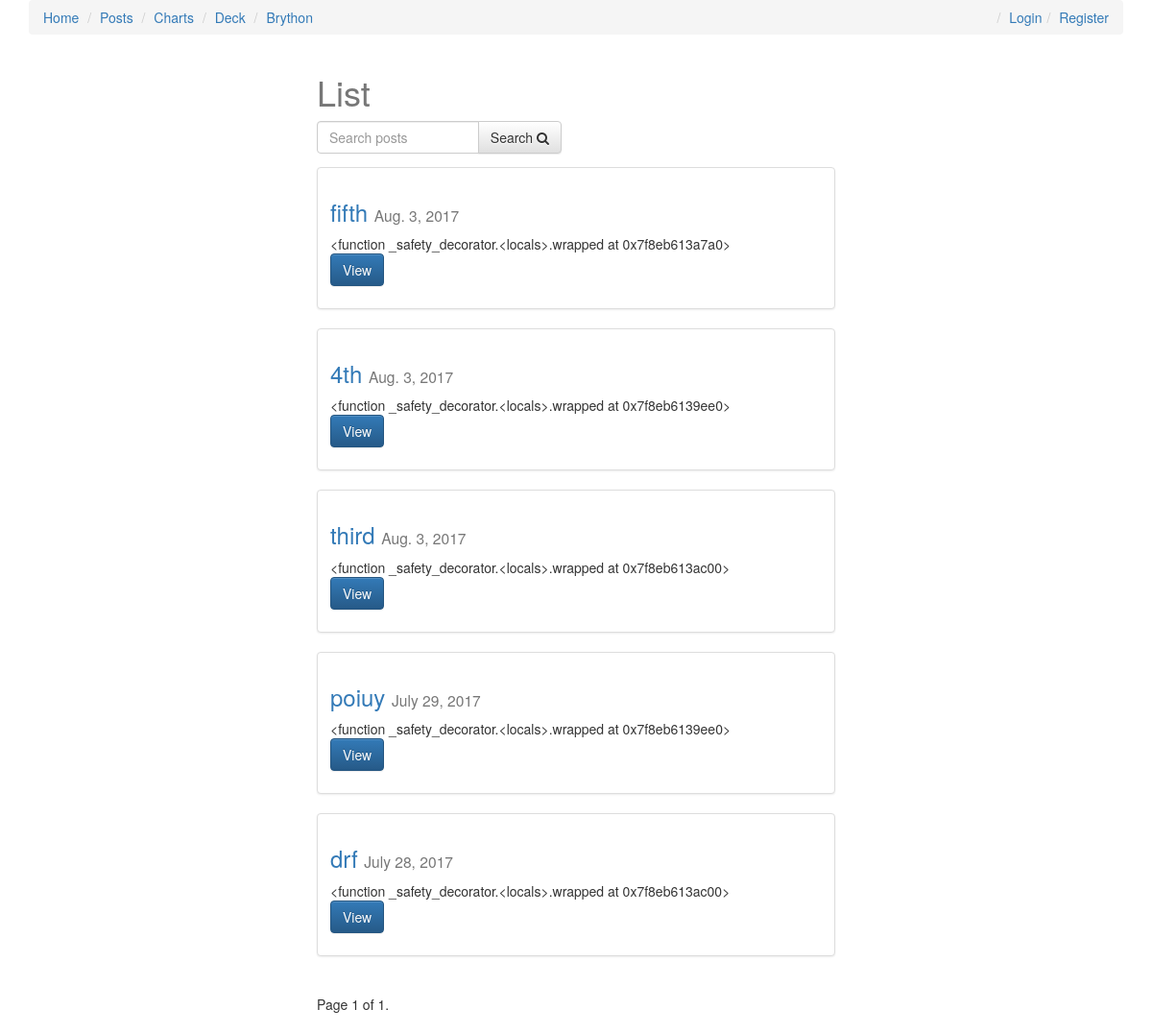
/posts/, run on the app's committed database.
### posts/models.py (models this page shows, shortened)
class Post(models.Model):
    user = models.ForeignKey(settings.AUTH_USER_MODEL, default=1, on_delete=models.CASCADE)
    title = models.CharField(max_length=120)
    slug = models.SlugField(unique=True)
    image = models.ImageField(upload_to=upload_location,
            null=True,
            blank=True,
            width_field="width_field",
            height_field="height_field")
    height_field = models.IntegerField(default=0)
    width_field = models.IntegerField(default=0)
    content = models.TextField()
    draft = models.BooleanField(default=False)
    publish = models.DateField(auto_now=False, auto_now_add=False)
    read_time =  models.IntegerField(default=0) # models.TimeField(null=True, blank=True) #assume minutes
    updated = models.DateTimeField(auto_now=True, auto_now_add=False)
    timestamp = models.DateTimeField(auto_now=False, auto_now_add=True)
    objects = PostManager()
    def get_absolute_url(self):
        return reverse("posts:detail", kwargs={"slug": self.slug})
    class Meta:
        ordering = ["-timestamp", "-updated"]
    def get_markdown(self):
        content = self.content
        markdown_text = markdown(content)
        return mark_safe(markdown_text)

### posts/views.py (the view, shortened to what this page needs)
def post_list(request):
	today = timezone.now().date()
	queryset_list = Post.objects.active() #.order_by("-timestamp")
	if request.user.is_staff or request.user.is_superuser:
		queryset_list = Post.objects.all()
	query = request.GET.get("q")
	paginator = Paginator(queryset_list, 8) # Show 25 contacts per page
	page_request_var = "page"
	page = request.GET.get(page_request_var)
	try:
		queryset = paginator.page(page)
	except PageNotAnInteger:
		queryset = paginator.page(1)
	except EmptyPage:
		queryset = paginator.page(paginator.num_pages)
	context = {
		"object_list": queryset,
		"title": "List",
		"page_request_var": page_request_var,
		"today": today,
	}
	return render(request, "post_list.html", context)

### posts/models.py (called while the page is built)
    def active(self, *args, **kwargs):
        return super(PostManager, self).filter(draft=False).filter(publish__lte=timezone.now())

### templates/post_list.html (shortened to what this page needs)
{% extends "base/base.html" %}
{% block content %}
<div class='col-sm-6 col-sm-offset-3'>
    <h1>{{ title }}</h1>
<form method='GET' action='' class='row'>
        <div class='col-sm-6'>
            <div class='input-group'>
                <input class='form-control' type='text' name='q' placeholder='Search posts' value='{{ request.GET.q }}'/>
                <span class='input-group-btn'>
                    <button class='btn btn-default' type='submit'>Search <i class="fa fa-search"></i></button>
                </span>
            </div>
        </div>
</form>
{% for obj in object_list %}
<div class="row">
  <div class="col-sm-12">
    <div class="thumbnail">
      <div class="caption post-detail-item">
        <h3><a href='{{ obj.get_absolute_url }}'>{{ obj.title }}</a> <small>{{ obj.publish }}</small></h3>
        {{ obj.get_markdown|truncatechars_html:120 }}
        <p><a href="{{ obj.get_absolute_url }}" class="btn btn-primary" role="button">View</a></p>
      </div>
    </div>
  </div>
</div>
{% endfor %}
<div class="pagination">
    <span class="step-links">
        <span class="current">
            Page {{ object_list.number }} of {{ object_list.paginator.num_pages }}.
        </span>
    </span>
</div>
</div>
{% endblock content %}

### static/css/base.css (style rules this page uses)
h1 { color: #777777; }

### data on the page
Post: title "fifth", publish "Aug. 3, 2017", get_markdown "<function _safety_decorator.<locals>.wrapped at 0x7f8eb613a7a0>"
Post: title "4th", publish "Aug. 3, 2017", get_markdown "<function _safety_decorator.<locals>.wrapped at 0x7f8eb6139ee0>"
Post: title "third", publish "Aug. 3, 2017", get_markdown "<function _safety_decorator.<locals>.wrapped at 0x7f8eb613ac00>"
Post: title "poiuy", publish "July 29, 2017", get_markdown "<function _safety_decorator.<locals>.wrapped at 0x7f8eb6139ee0>"
Post: title "drf", publish "July 28, 2017", get_markdown "<function _safety_decorator.<locals>.wrapped at 0x7f8eb613ac00>"

### other printed values
{{ title }} "List"
{{ object_list.number }} "1"
{{ object_list.paginator.num_pages }} "1"
